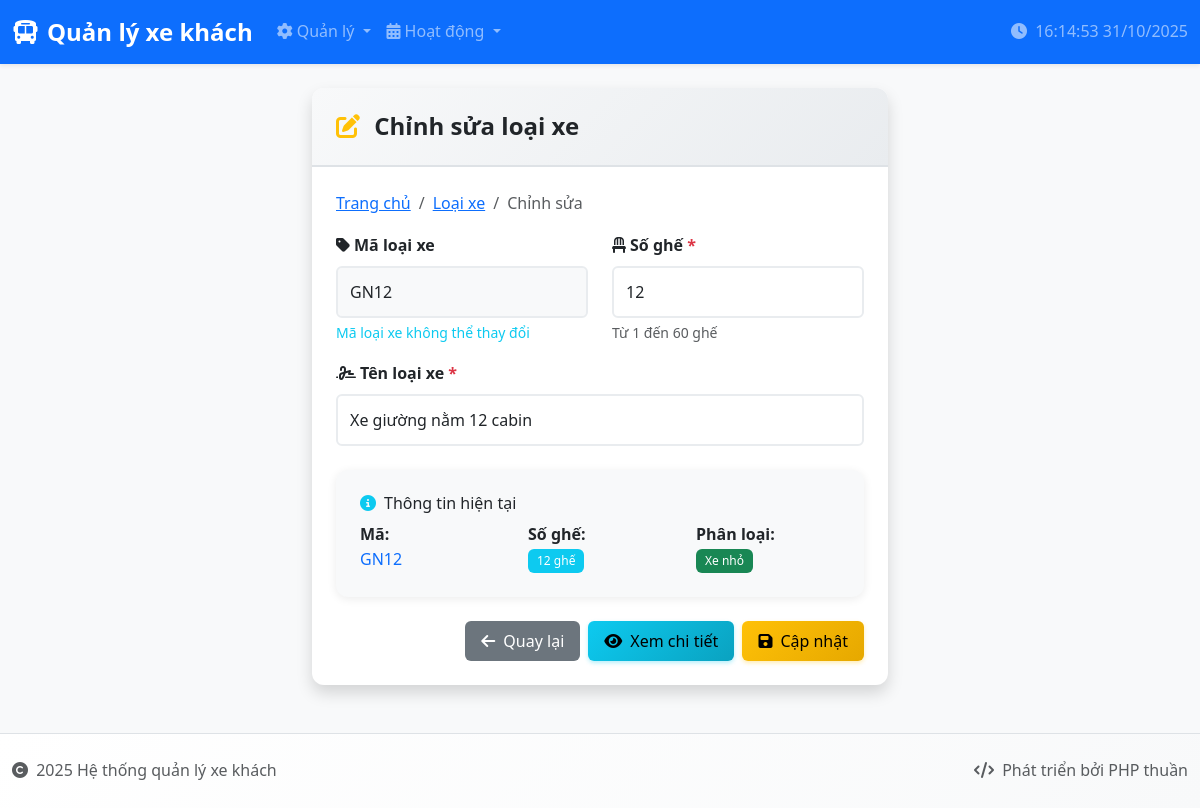
Screenshot of /quanly_xe_khach/loai_xe/edit.php?id=GN12 with the database file from the repository.
### tables this page shows
CREATE TABLE `loai_xe` (
  `MaLoaiXe` varchar(10) NOT NULL,
  `TenLoaiXe` varchar(50) NOT NULL,
  `SoGhe` int(11) NOT NULL,
  PRIMARY KEY (`MaLoaiXe`)
);

### quanly_xe_khach/loai_xe/edit.php (the view, shortened to what this page needs)
<?php
$database = new Database();
$db = $database->getConnection();
$id = isset($_GET['id']) ? $_GET['id'] : '';
try {
    $query = "SELECT * FROM loai_xe WHERE MaLoaiXe = ?";
    $stmt = $db->prepare($query);
    $stmt->execute([$id]);
    $loai_xe = $stmt->fetch(PDO::FETCH_ASSOC);
} catch(PDOException $e) {
    $error = "Lỗi: " . $e->getMessage();
}
include '../includes/header.php';
?>
<div class="row justify-content-center">
    <div class="col-md-8 col-lg-6">
        <div class="card shadow">
            <div class="card-header">
                <h4 class="mb-0">
                    <i class="fas fa-edit text-warning me-2"></i>
                    Chỉnh sửa loại xe
                </h4>
            </div>
            <div class="card-body">
                <nav aria-label="breadcrumb" class="mb-3">
                    <ol class="breadcrumb">
                        <li class="breadcrumb-item"><a href="../index.php">Trang chủ</a></li>
                        <li class="breadcrumb-item"><a href="index.php">Loại xe</a></li>
                        <li class="breadcrumb-item active">Chỉnh sửa</li>
                    </ol>
                </nav>
                <?php if ($loai_xe): ?>
                    <form method="POST" class="needs-validation" novalidate>
                        <div class="row">
                            <div class="col-md-6 mb-3">
                                <label class="form-label">
                                    <i class="fas fa-tag me-1"></i>Mã loại xe
                                </label>
                                <input type="text"
                                       class="form-control bg-light"
                                       value="<?php echo htmlspecialchars($loai_xe['MaLoaiXe']); ?>"
                                       readonly>
                                <div class="form-text text-info">Mã loại xe không thể thay đổi</div>
                            </div>
                            <div class="col-md-6 mb-3">
                                <label class="form-label">
                                    <i class="fas fa-chair me-1"></i>Số ghế <span class="text-danger">*</span>
                                </label>
                                <input type="number"
                                       class="form-control"
                                       name="so_ghe"
                                       value="<?php echo isset($_POST['so_ghe']) ? $_POST['so_ghe'] : $loai_xe['SoGhe']; ?>"
                                       min="1"
                                       max="60"
                                       required>
                                <div class="form-text">Từ 1 đến 60 ghế</div>
                            </div>
                        </div>
                        <div class="mb-4">
                            <label class="form-label">
                                <i class="fas fa-signature me-1"></i>Tên loại xe <span class="text-danger">*</span>
                            </label>
                            <input type="text"
                                   class="form-control"
                                   name="ten_loai_xe"
                                   value="<?php echo isset($_POST['ten_loai_xe']) ? htmlspecialchars($_POST['ten_loai_xe']) : htmlspecialchars($loai_xe['TenLoaiXe']); ?>"
                                   maxlength="100"
                                   required>
                        </div>
                        <div class="mb-4">
                            <div class="card bg-light">
                                <div class="card-body">
                                    <h6 class="card-title">
                                        <i class="fas fa-info-circle text-info me-2"></i>Thông tin hiện tại
                                    </h6>
                                    <div class="row">
                                        <div class="col-md-4">
                                            <strong>Mã:</strong><br>
                                            <span class="text-primary"><?php echo htmlspecialchars($loai_xe['MaLoaiXe']); ?></span>
                                        </div>
                                        <div class="col-md-4">
                                            <strong>Số ghế:</strong><br>
                                            <span class="badge bg-info"><?php echo $loai_xe['SoGhe']; ?> ghế</span>
                                        </div>
                                        <div class="col-md-4">
                                            <strong>Phân loại:</strong><br>
                                            <?php
                                            $so_ghe = $loai_xe['SoGhe'];
                                            if ($so_ghe <= 16) {
                                                echo '<span class="badge bg-success">Xe nhỏ</span>';
                                            } elseif ($so_ghe <= 29) {
                                                echo '<span class="badge bg-warning text-dark">Xe trung</span>';
                                            } else {
                                                echo '<span class="badge bg-primary">Xe lớn</span>';
                                            }
                                            ?>
                                        </div>
                                    </div>
                                </div>
                            </div>
                        </div>
                        <div class="d-grid gap-2 d-md-flex justify-content-md-end">
                            <a href="index.php" class="btn btn-secondary">
                                <i class="fas fa-arrow-left me-2"></i>Quay lại
                            </a>
                            <a href="view.php?id=<?php echo $loai_xe['MaLoaiXe']; ?>" class="btn btn-info">
                                <i class="fas fa-eye me-2"></i>Xem chi tiết
                            </a>
                            <button type="submit" class="btn btn-warning">
                                <i class="fas fa-save me-2"></i>Cập nhật
                            </button>
                        </div>
                    </form>
                <?php endif; ?>
            </div>
        </div>
    </div>
</div>
<?php include '../includes/footer.php'; ?>

### quanly_xe_khach/style.css (style rules this page uses)
:root { --primary-color: #0d6efd; --secondary-color: #6c757d; --success-color: #198754; --info-color: #0dcaf0; --warning-color: #ffc107; --danger-color: #dc3545; --light-color: #f8f9fa; --dark-color: #212529; }
body { font-family: 'Segoe UI', Tahoma, Geneva, Verdana, sans-serif; background-color: #f8f9fa; line-height: 1.6; }
.card { border: none; border-radius: 12px; box-shadow: 0 2px 10px rgba(0,0,0,0.08); transition: transform 0.2s ease, box-shadow 0.2s ease; }
.card-header { background: linear-gradient(135deg, #f8f9fa 0%, #e9ecef 100%); border-bottom: 2px solid #dee2e6; border-radius: 12px 12px 0 0 !important; padding: 1.5rem; }
.card-header h4 { margin: 0; color: var(--dark-color); font-weight: 600; }
.card-body { padding: 1.5rem; }
.btn { border-radius: 6px; font-weight: 500; padding: 0.5rem 1rem; transition: all 0.2s ease; border: none; }
.btn-warning { background: linear-gradient(135deg, #ffc107 0%, #e6a800 100%); box-shadow: 0 2px 4px rgba(255, 193, 7, 0.3); color: #000; }
.btn-info { background: linear-gradient(135deg, #0dcaf0 0%, #0aa2c0 100%); box-shadow: 0 2px 4px rgba(13, 202, 240, 0.3); color: #000; }
.badge { font-size: 0.75rem; font-weight: 500; padding: 0.5em 0.75em; border-radius: 6px; }
.form-control, .form-select { border: 2px solid #e9ecef; border-radius: 6px; padding: 0.75rem; transition: border-color 0.2s ease, box-shadow 0.2s ease; }
.form-label { font-weight: 600; color: var(--dark-color); margin-bottom: 0.5rem; }

### quanly_xe_khach/includes/header.php (style rules this page uses)
.card-header { background-color: #f8f9fa; border-bottom: 2px solid #dee2e6; }

### rows the page displays
loai_xe: MaLoaiXe "GN12", so_ghe "12", ten_loai_xe "Xe giường nằm 12 cabin", SoGhe "12"
